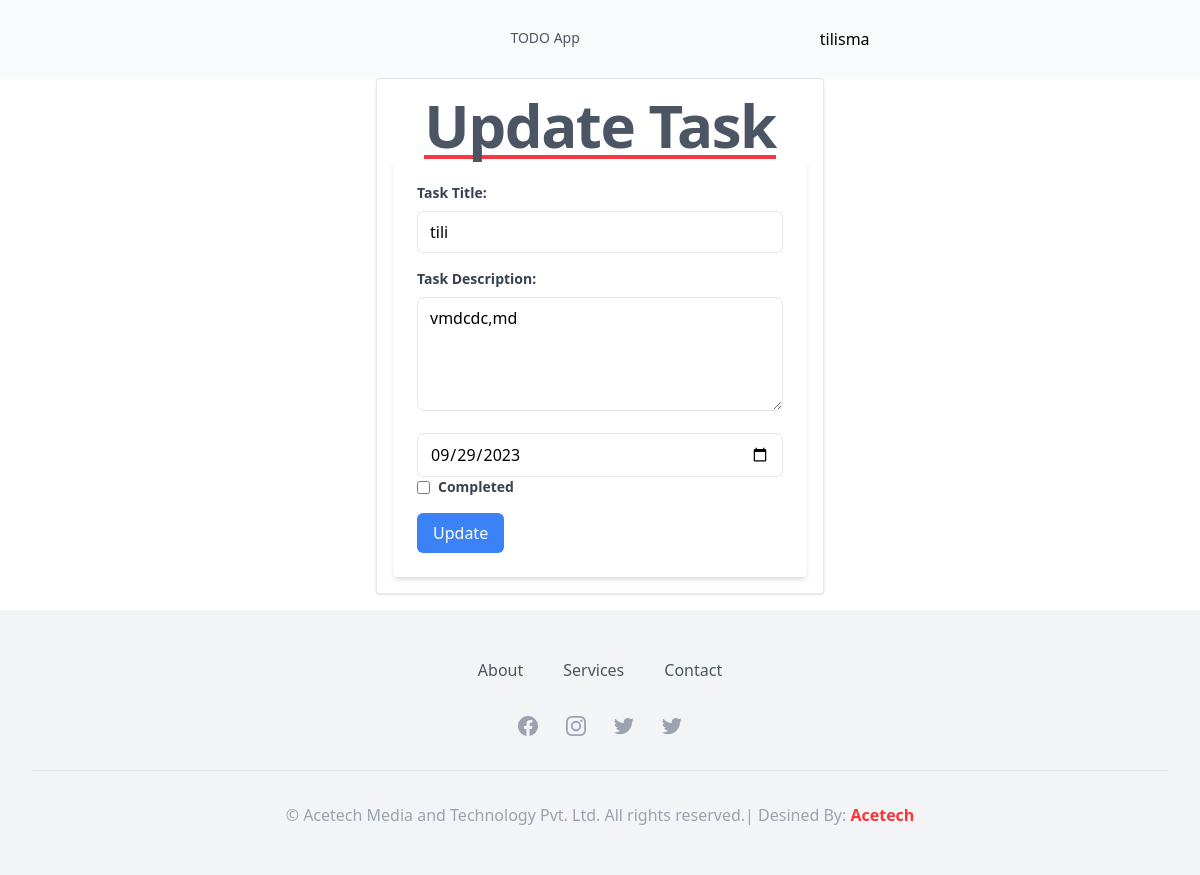
The page /update/2 (signed in) on the database as committed earlier.
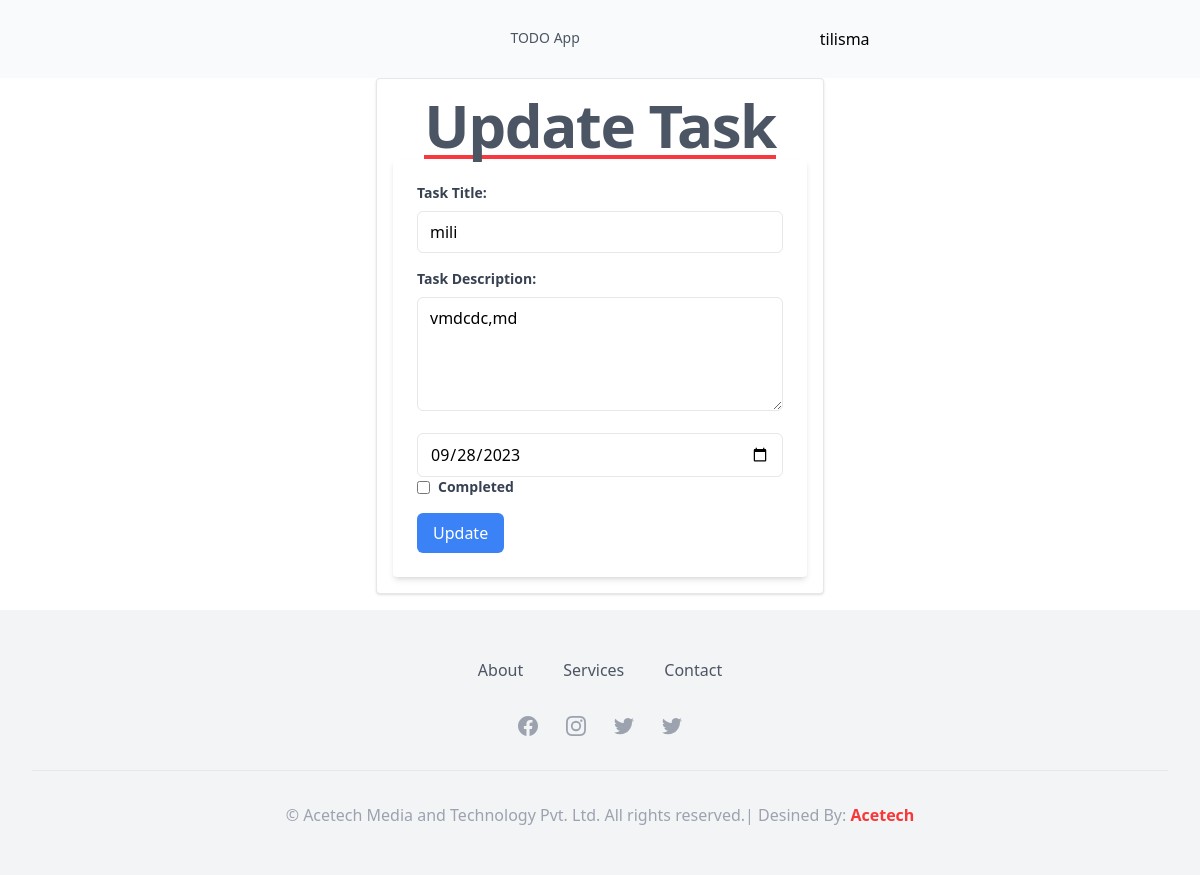
The same page on the database as committed later.
### todoapp/models.py (models this page shows, shortened)
class Task(models.Model):
    title = models.CharField(max_length=50)
    description = models.TextField()
    completed = models.BooleanField(default=False)
    created_at = models.DateTimeField(auto_now_add=True)
    created_by = models.ForeignKey(UserProfile, on_delete=models.CASCADE)
    task_date = models.DateField(auto_now=False, auto_now_add=False)

### todoapp/views.py (the view, shortened to what this page needs)
# urls.py: path('update/<str:pk>', EditTask,name='update'),
@login_required()
def EditTask(request,pk):
    template_name ='dashboard/edittask.html'
    task = Task.objects.get(id=pk)
    form = EditTaskForm
    context = {
        'task' : task,
        'form' : form
    }
    return render(request, template_name,context)

### todoapp/templates/dashboard/edittask.html (shortened to what this page needs)
{% extends 'base.html' %}
{% block content %}
<div class="container mx-auto max-w-md">
    <div class="add-task-form bg-white border rounded p-4 mb-4 shadow">
        <div  class="flex justify-center text-gray-600 text-2xl tracking-tight font-Roboto leading-10 font-bold  sm:text-5xl sm:leading-none md:text-6xl">
            <span class="border-b-4 border-[#f8373f]">Update Task</span>
        </div>
            <form method="POST" class="bg-white p-6 rounded shadow-md">
                <div class="mb-4">
                    <label for="title" class="block text-gray-700 text-sm font-bold mb-2">Task Title:</label>
                    <input type="text" id="title" name="title"
                        class="w-full px-3 py-2 border rounded-md focus:outline-none focus:border-blue-500"
                        value="{{task.title}}" required>
                </div>
                <div class="mb-4">
                    <label for="description" class="block text-gray-700 text-sm font-bold mb-2">Task Description:</label>
                    <textarea id="description" name="description"
                        class="w-full px-3 py-2 border rounded-md focus:outline-none focus:border-blue-500"
                        rows="4" required>{{task.description}}</textarea>
                </div>
                    <input type="date" id="task_date" name="task_date"
                        class="w-full px-3 py-2 border rounded-md focus:outline-none focus:border-blue-500"
                        value="{{task.task_date|date:'Y-m-d'}}" required>
                <div class="mb-4">
                    <label for="completed" class="flex items-center">
                        <input type="checkbox" id="completed" name="completed" class="mr-2"
                            {% if task.completed %} checked {% endif %}>
                        <span class="text-gray-700 text-sm font-bold">Completed</span>
                    </label>
                </div>
                <button type="submit"
                    class="bg-blue-500 text-white px-4 py-2 rounded-md hover:bg-blue-600 focus:outline-none focus:bg-blue-600">
                    Update
                </button>
            </form>
    </div>
</div>
{% endblock content %}

Rows that differ between the two databases and show on the page:
changed Task "vmdcdc,md": title "tili" → "mili"; task_date "09/29/2023" → "09/28/2023"
